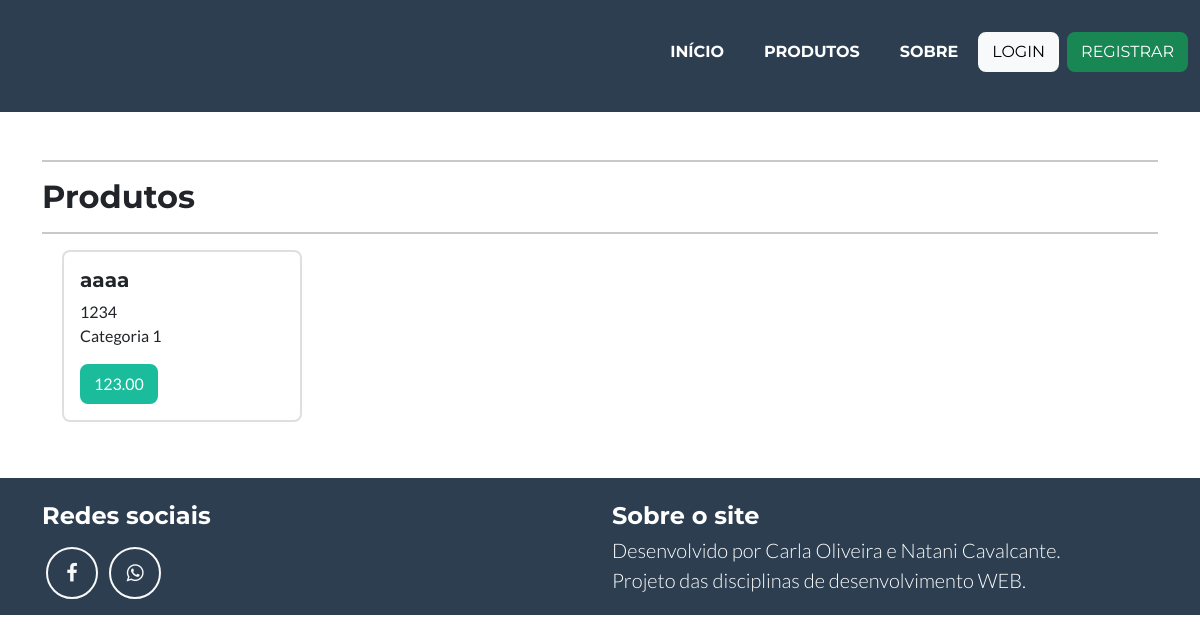
/listar/produto/, run on an earlier commit of the app's database.
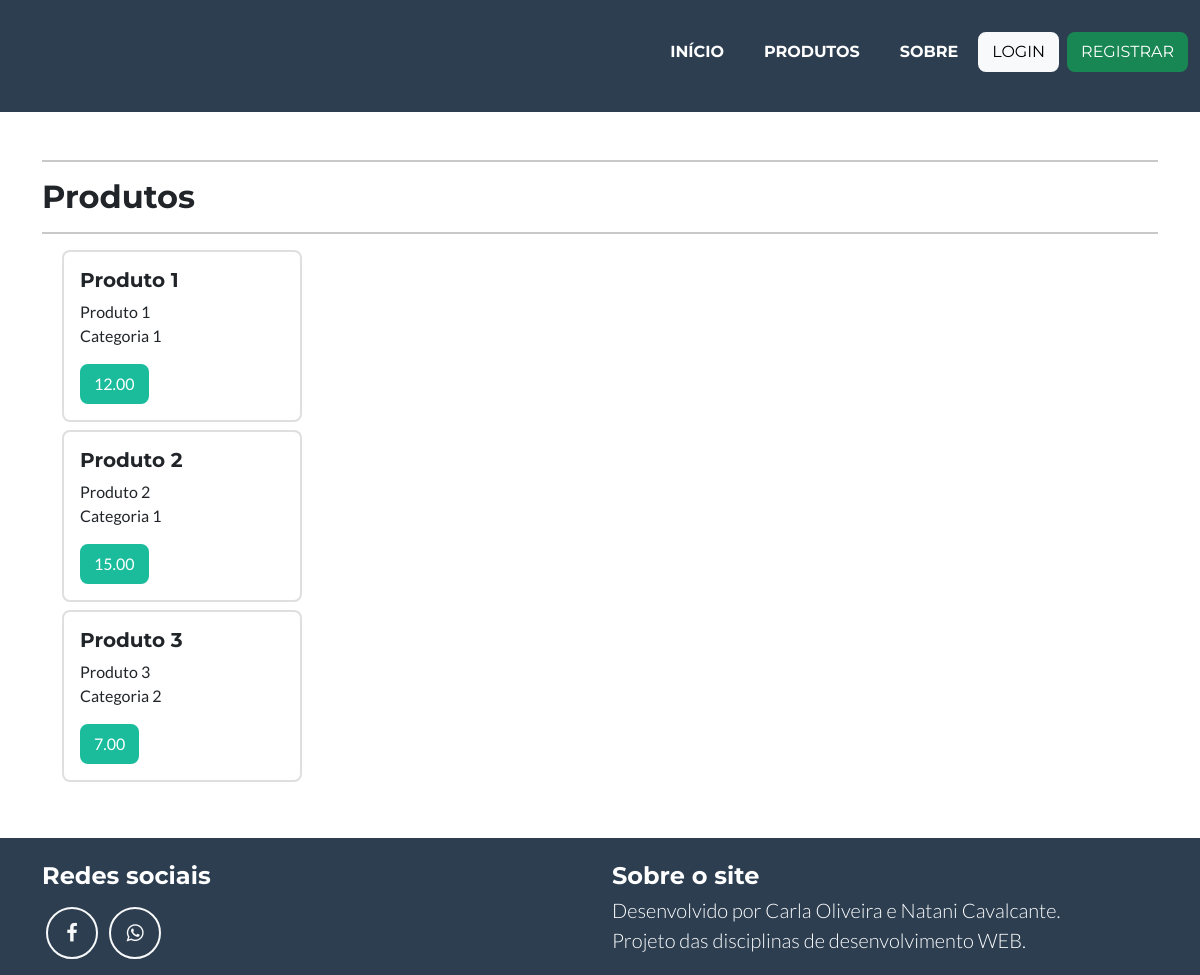
And on a later commit of the database.
### cadastros/models.py (models this page shows, shortened)
class Produto(models.Model):
    nome = models.CharField(max_length=50, verbose_name="Nome do produto", help_text="Insira o nome do produto")
    codigo = models.IntegerField(verbose_name="Código", null=True)
    preco = models.DecimalField(max_digits=8, decimal_places=2, verbose_name="Preço")
    descricao = models.CharField(max_length=20, verbose_name="Descrição")
    qtd_estoque = models.IntegerField()
    categoria = models.ForeignKey(Categoria, on_delete=models.PROTECT)

class Categoria(models.Model):
    nome = models.CharField(max_length=50, verbose_name="Categoria do produto", help_text="Insira a categoria do produto")
    descricao = models.CharField(null=True, blank= True, default="Sem descrição", max_length=100)

### cadastros/views.py (the view)
# urls.py: path('listar/produto/', ProdutoList.as_view(), name="listar-produto"),
class ProdutoList(ListView):
    model = Produto
    template_name = 'cadastros/listas/produto.html'
    def get_context_data(self, *args, **kwargs):
        context = super().get_context_data(*args, **kwargs)
        context['titulo'] = "Produtos"
        return context

### cadastros/templates/cadastros/listas/produto.html
{% extends 'paginas/modelo.html' %}
{% load static %}
{% load crispy_forms_tags %}
{% block conteudo %}
<hr>
<h2>{{ titulo }}</h2>
<hr>
<div class="container">
    {% if request.user.groups.all.0.name == "Administrador"%}
    <div class="table-responsive">
        <table class="table table-striped">
            <tr>
                <th>Nome</th>
                <th>Código</th>
                <th>Preço</th>
                <th>Descrição</th>
                <th>Quantidade em <br> estoque</th>
                <th>Categoria</th>
                <th></th>
            </tr>
            {% for produto in object_list %}
            <tr>
                <td>{{produto.nome}}</td>
                <td>{{produto.codigo}}</td>
                <td>{{produto.preco}}</td>
                <td>{{produto.descricao}}</td>
                <td>{{produto.qtd_estoque}}</td>
                <td>{{produto.categoria.nome}}</td>
                <td>
                    <a href="{% url 'editar-produto' produto.pk %}" class="btn btn-warning btn-sm" title="Editar">Editar</a>
                    <a href="{% url 'deletar-produto' produto.pk %}" class="btn btn-danger btn-sm" title="Excluir">Excluir</a>
                </td>
            </tr>
            {% empty %}
            <tr>
                <td colspan="7">Nenhum produto cadastrado!</td>
            </tr>
            {% endfor %}
        </table>
    </div>
    {% else %}
        {% for produto in object_list %}
        <div class="card m-2" style="width: 15rem;">
            <div class="card-body">
              <h5 class="card-title">{{produto.nome}}</h5>
              <p class="card-text">
                {{produto.descricao}}
                <br>
                {{produto.categoria.nome}}
              </p>
              <a href="{% url 'cadastrar-carrinho-produto' produto.pk %}" class="btn btn-primary">{{produto.preco}}</a>
            </div>
        </div>
        {% empty %}
            <h3>Nenhum produto cadastrado!</h3>
        {% endfor %}
    {% endif %}
</div>
{% endblock %}

What changed in the data, as far as the page shows it:
changed Produto: nome "aaaa" → "Produto 1"; descricao "1234" → "Produto 1"; preco "123.00" → "12.00"
added Produto: nome "Produto 2", descricao "Produto 2", categoria.nome "Categoria 1", preco "15.00"
added Produto: nome "Produto 3", descricao "Produto 3", categoria.nome "Categoria 2", preco "7.00"
